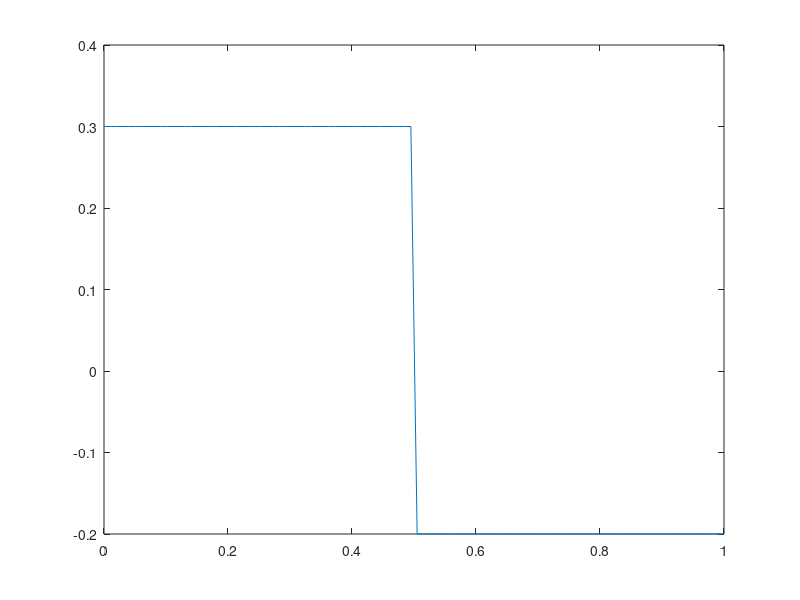

This figure's MATLAB source:
clc; clear; close all;
LEN = 100; n = 3;
f2    = 0.1*ones(1, LEN);
a = round(linspace(1,LEN,n));
b = [0.3 -0.2];
for i = 1 : n-1
    f2(:, a(i):a(i+1)) = b(i);
end
plot(linspace(0,1,LEN), f2)
